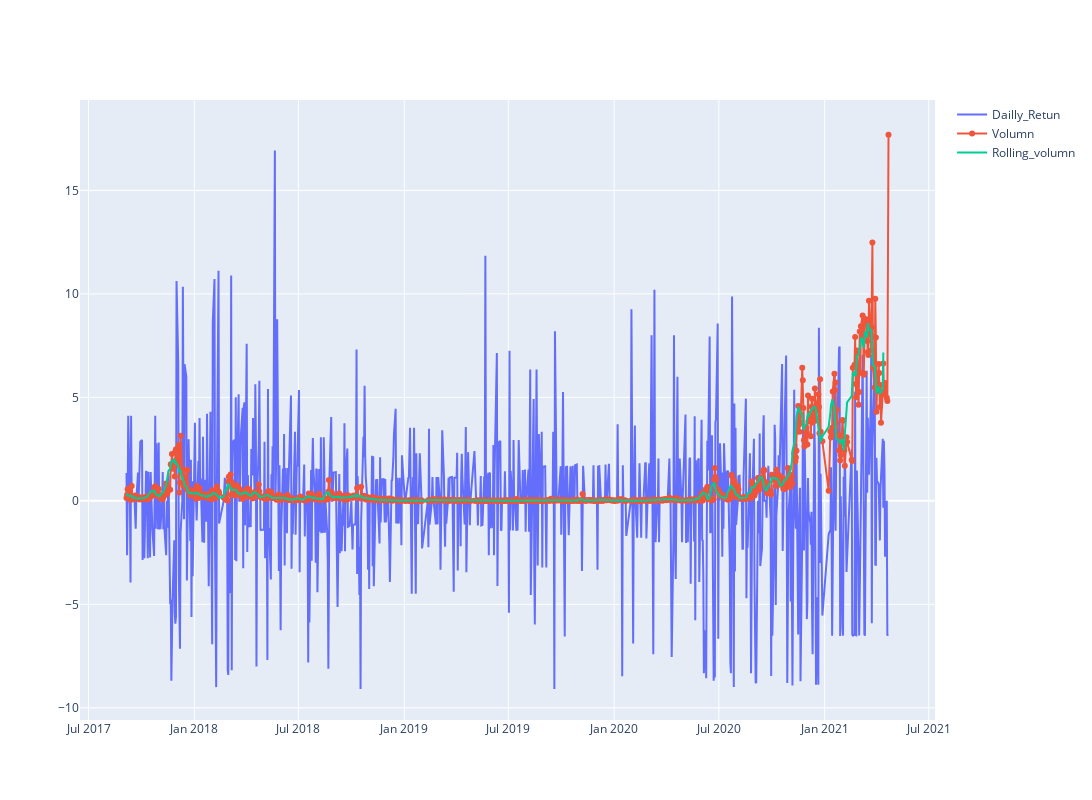

Here is the notebook cell this chart was saved with:
### Code cell
df['Volumn'] = df['<Volume>']/1000000
Volumnshort_rolling = df['Volumn'].rolling(window=7).mean()

fig = go.Figure()
fig.update_layout(  autosize=False,   width=1200,    height=800)
fig.add_trace(go.Scatter(x=df.datetime, y=df['Daily_return'], 
                        mode='lines', name='Dailly_Retun'))
fig.add_trace(go.Scatter(x=df.datetime, y=df['Volumn'], 
                        mode='lines+markers', name='Volumn'))

fig.add_trace(go.Scatter(x=df.datetime, y=Volumnshort_rolling, 
                        mode='lines', name='Rolling_volumn'))

### Figure 1 — Plotly figure (JSON) as saved in the notebook; plotly's stock layout.template omitted (floating-point values rounded to 4 significant figures; data arrays with more than 128 entries replaced by an {"elided": "..."} marker saying what was removed)
{"data": [{"mode": "lines", "name": "Dailly_Retun", "type": "scatter", "x": {"elided": "899 str values"}, "y": {"elided": "899 float values"}}, {"mode": "lines+markers", "name": "Volumn", "type": "scatter", "x": {"elided": "899 str values"}, "y": {"elided": "899 float values"}}, {"mode": "lines", "name": "Rolling_volumn", "type": "scatter", "x": {"elided": "899 str values"}, "y": {"elided": "899 float values"}}], "layout": {"autosize": false, "height": 800, "width": 1200}}
